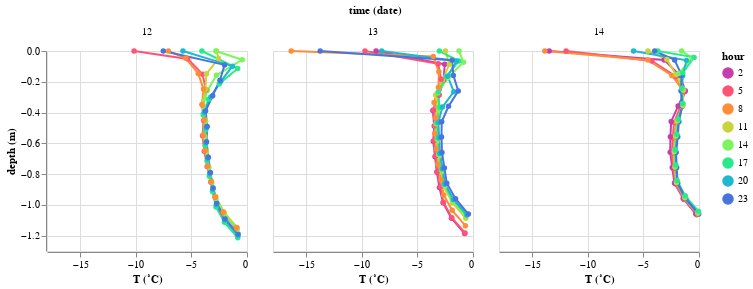

The notebook cell this image was saved under:
### Code cell
src = snow_temp_dataset.sort_index().loc['20230312': '20230314'].reset_index()
alt.Chart(
    src.assign(hour = src.time.dt.hour)[src.time.dt.minute == 0][src.time.dt.hour % 3 == 2]
).mark_line(point=True).encode(
    alt.X('value:Q').title('T (˚C)'),
    alt.Y('depth:Q').title('depth (m)'),
    alt.Color('hour:O').scale(scheme='rainbow'),
    alt.Facet('date(time):O', columns=3),
    order='depth'
).properties(width=200, height = 200)

### Figure 1 — Vega-Lite specification as saved in the notebook (floating-point values rounded to 4 significant figures; data arrays with more than 128 entries replaced by an {"elided": "..."} marker saying what was removed)
{"config": {"view": {"continuousWidth": 300, "continuousHeight": 300}}, "data": {"name": "data-f70ffae52f9ce34caf68d7c607d6bef0"}, "mark": {"type": "line", "point": true}, "encoding": {"color": {"field": "hour", "scale": {"scheme": "rainbow"}, "type": "ordinal"}, "facet": {"columns": 3, "field": "time", "timeUnit": "date", "type": "ordinal"}, "order": {"field": "depth", "type": "quantitative"}, "x": {"field": "value", "title": "T (˚C)", "type": "quantitative"}, "y": {"field": "depth", "title": "depth (m)", "type": "quantitative"}}, "height": 200, "width": 200, "$schema": "https://vega.github.io/schema/vega-lite/v5.20.1.json", "datasets": {"data-f70ffae52f9ce34caf68d7c607d6bef0": {"elided": "286 records"}}}
